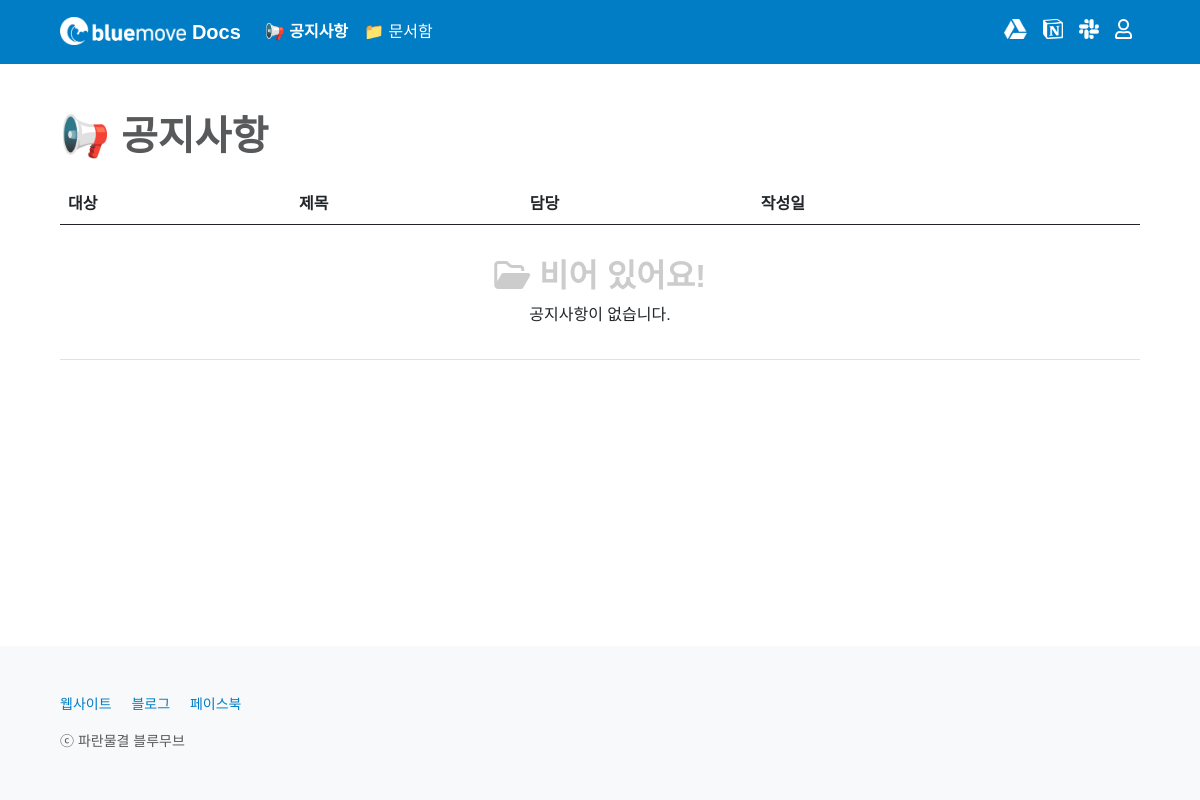
Before: /notice/ with the older database file.
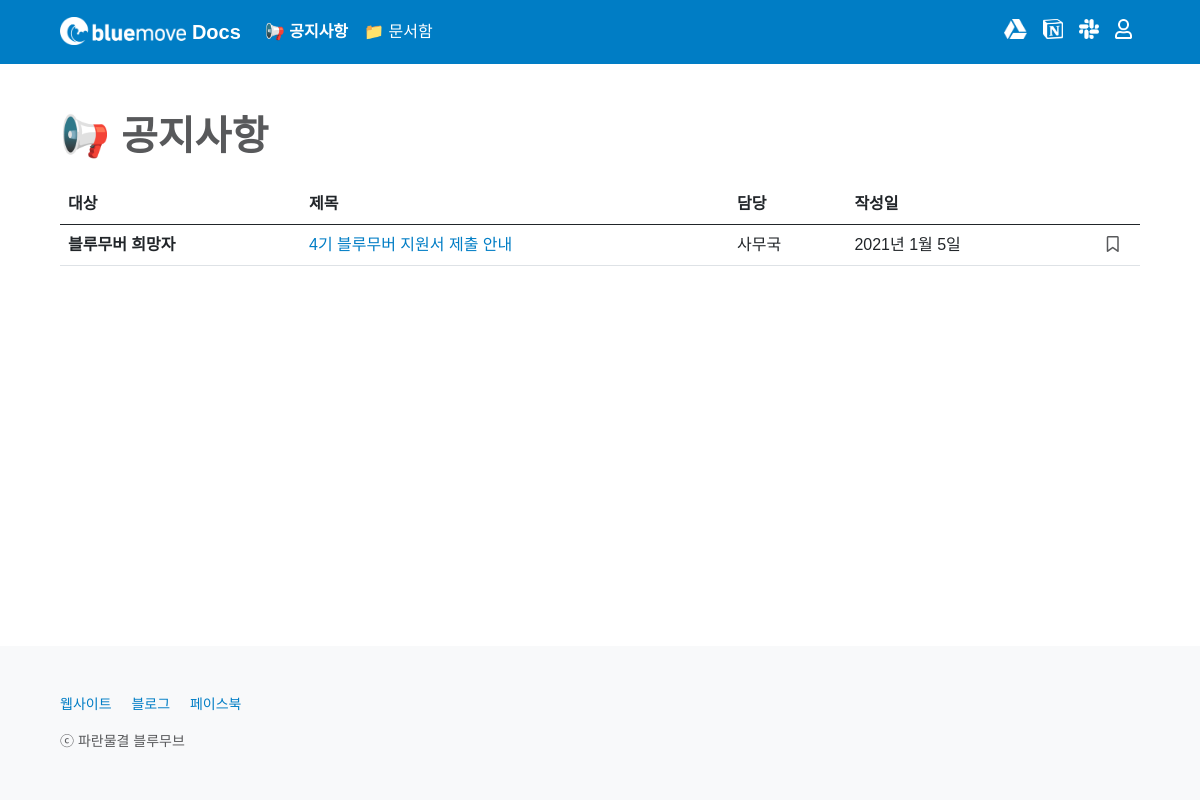
After: the same page with the newer database file.
### notice/models.py (models this page shows, shortened)
class Notice(models.Model):
    CATEGORY_CHOICES = {
        ('bluemover', '블루무버'),
        ('applicant', '블루무버 희망자'),
        ('posongvi', '뽀송비 학생')
    }
    title = models.CharField(max_length = 50, null = False)
    writer = models.ForeignKey(User, on_delete=models.CASCADE, null = True)
    category = models.CharField(max_length = 50, choices = CATEGORY_CHOICES, null = False)
    content = models.TextField(null = False)
    image = models.ImageField(upload_to='images/', null = True)
    created_at = models.DateField(auto_now_add = True)
    updated_at = models.DateField(auto_now = True)
    favorite_user_set = models.ManyToManyField(User, blank=True, related_name="favorite_user_set", through="Favorite")

### notice/views.py (the view)
# urls.py: path('', main, name='main'),
def main(request):
    all_notices = Notice.objects.all().order_by('-id')
    return render(request, 'notice/main.html', {'all_notices': all_notices})

### notice/templates/notice/main.html (shortened to what this page needs)
{% extends 'base.html' %}
{% block content %}
{% include 'shared/_navbar4notice.html' %}
<main class="px-2 px-md-5">
    <div class="container-md mt-5">
        <h1 class="mb-4" style="font-weight: 600; color: #58595B;">📢 공지사항</h1>
        {% include 'shared/_noticetable.html' %}
    </div>
</main>
{% endblock %}

### home/templates/shared/_noticetable.html (shortened to what this page needs)
<div class="table-responsive" id="noticetable-table">
    <table class="table">
        <thead>
            <tr>
                <th scope="col">대상</th>
                <th scope="col">제목</th>
                <th scope="col">담당</th>
                <th scope="col">작성일</th>
                <th class="text-center" scope="col"></th>
            </tr>
        </thead>
        <tbody>
            {% for notice in all_notices %}
            <tr>
                <th scope="row">
                    {% if notice.category == 'applicant' %}
                    블루무버 희망자
                    {% endif %}
                </th>
                <td><a href="{% url 'notice:read' notice.id %}">{{ notice.title }}</a></td>
                <td>
                    {% if not notice.writer.first_name == '' %}
                    {{ notice.writer.last_name }}{{ notice.writer.first_name }}
                    {% else %}
                    {{ notice.writer }}
                    {% endif %}
                </td>
                <td>
                    {% if notice.created_at == notice.updated_at %}
                    {{ notice.created_at }}
                    {% else %}
                    {{ notice.created_at }}<small style="color: #6C757D;"> │ <i class="fas fa-sync"></i> {{ notice.updated_at }} 수정 </small>
                    {% endif %}
                </td>
                <td>
                    {% if user.is_authenticated %}
                    <div class="text-center">
                        <a class="bookmark" href="{% url 'notice:notice_favorite' notice.id %}?next={{ request.path }}">
                            {% if user in notice.favorite_user_set.all %}
                            <i class="fas fa-bookmark"></i>
                            {% else %}
                            <i class="far fa-bookmark"></i>
                            {% endif %}
                        </a>
                    </div>
                    {% else %}
                    <div class="text-center">
                        <a type="button" class="bookmark" data-bs-toggle="modal" data-bs-target="#tableloginModal">
                            <i class="far fa-bookmark"></i>
                        </a>
                    </div>
                    {% endif %}
                </td>
            </tr>
            {% empty %}
            <tr>
                <td colspan="5">
                    <div class="text-center"><br><h2 style="color: #CCCCCC; font-weight: 600;"><i class="far fa-folder-open"></i> 비어 있어요!</h2><p class="mb-4">공지사항이 없습니다.</p></div>
                </td>
            </tr>
            {% endfor %}
        </tbody>
    </table>
</div>

Changed rows visible on the page:
added Notice: category "블루무버 희망자", title "4기 블루무버 지원서 제출 안내", writer.first_name "사무국", created_at "2021년 1월 5일"
Other visible differences:
text no longer shown: "비어 있어요! 공지사항이 없습니다."
